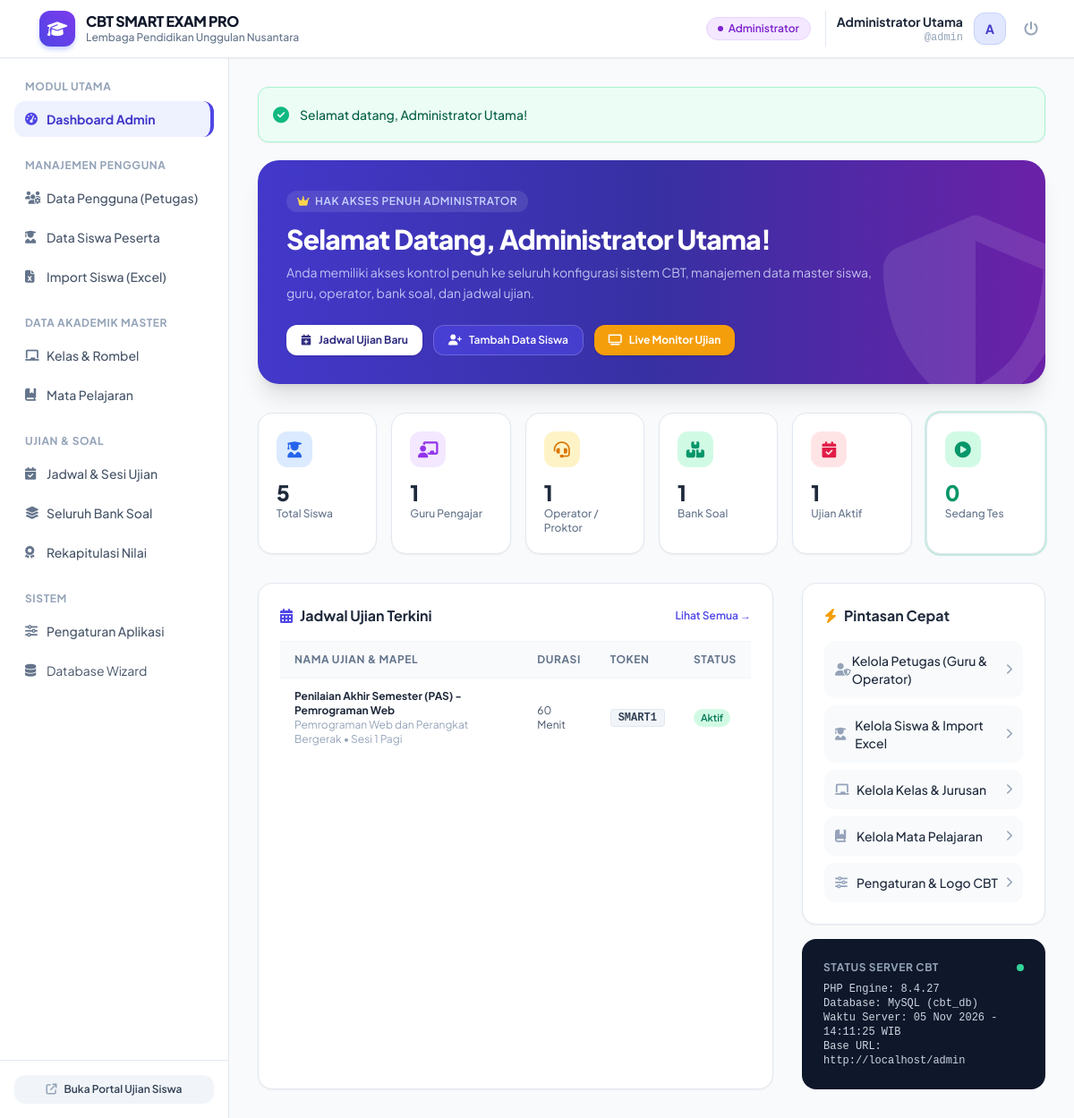
/admin/index.php (signed in), run on the app's committed database.
### tables this page shows
CREATE TABLE `exams` (
  `id` INT AUTO_INCREMENT PRIMARY KEY,
  `title` VARCHAR(200) NOT NULL,
  `bank_id` INT NOT NULL,
  `class_ids` TEXT NULL,  
  `session_name` VARCHAR(50) DEFAULT 'Sesi 1',
  `room` VARCHAR(50) DEFAULT 'Ruang 01',
  `start_time` DATETIME NOT NULL,
  `end_time` DATETIME NOT NULL,
  `duration_minutes` INT NOT NULL DEFAULT 60,
  `current_token` VARCHAR(10) DEFAULT 'ABCXYZ',
  `is_token_active` TINYINT(1) DEFAULT 1,
  `randomize_questions` TINYINT(1) DEFAULT 1,
  `randomize_options` TINYINT(1) DEFAULT 1,
  `show_results_immediately` TINYINT(1) DEFAULT 0,
  `anti_cheat_enabled` TINYINT(1) DEFAULT 1,
  `status` ENUM('draft', 'active', 'finished') DEFAULT 'active',
  `created_by` INT NOT NULL,
  `created_at` TIMESTAMP DEFAULT CURRENT_TIMESTAMP,
  FOREIGN KEY (`bank_id`) REFERENCES `question_banks`(`id`) ON DELETE CASCADE,
  FOREIGN KEY (`created_by`) REFERENCES `users`(`id`) ON DELETE CASCADE
);

CREATE TABLE `subjects` (
  `id` INT AUTO_INCREMENT PRIMARY KEY,
  `code` VARCHAR(30) NOT NULL UNIQUE,
  `name` VARCHAR(100) NOT NULL,
  `created_at` TIMESTAMP DEFAULT CURRENT_TIMESTAMP
);

### app/Auth.php (called while the page is built, shortened)
<?php
require_once __DIR__ . '/helpers.php';
class Auth {
    public static function check(): bool {
        return isset($_SESSION['user_id']) && $_SESSION['user_type'] === 'staff';
    }
    public static function user(): ?array {
        return [
            'id' => $_SESSION['user_id'],
            'username' => $_SESSION['username'],
            'full_name' => $_SESSION['full_name'],
            'role' => $_SESSION['role'],
        ];
    }
}

### admin/index.php (the view, shortened to what this page needs)
<?php
require_once __DIR__ . '/../app/helpers.php';
require_once __DIR__ . '/../app/Auth.php';
$pdo = Database::getConnection();
$totalStudents = $pdo->query("SELECT COUNT(*) FROM students")->fetchColumn() ?: 0;
$totalTeachers = $pdo->query("SELECT COUNT(*) FROM users WHERE role = 'guru'")->fetchColumn() ?: 0;
$totalOperators = $pdo->query("SELECT COUNT(*) FROM users WHERE role = 'operator'")->fetchColumn() ?: 0;
$totalBanks = $pdo->query("SELECT COUNT(*) FROM question_banks")->fetchColumn() ?: 0;
$activeExams = $pdo->query("SELECT COUNT(*) FROM exams WHERE status = 'active'")->fetchColumn() ?: 0;
$activeSessions = $pdo->query("SELECT COUNT(*) FROM exam_participations WHERE status = 'in_progress'")->fetchColumn() ?: 0;
$recentExams = $pdo->query("SELECT e.*, qb.title as bank_title, s.name as subject_name
                            FROM exams e
                            JOIN question_banks qb ON e.bank_id = qb.id
                            JOIN subjects s ON qb.subject_id = s.id
                            ORDER BY e.id DESC LIMIT 5")->fetchAll();
require_once __DIR__ . '/../includes/header.php';
?>
<div class="space-y-8">
    <div class="bg-gradient-to-r from-indigo-700 via-indigo-800 to-purple-800 rounded-3xl p-6 sm:p-8 text-white shadow-xl relative overflow-hidden">
        <div class="relative z-10 max-w-2xl">
            <span class="inline-flex items-center px-3 py-1 rounded-full bg-white/10 text-indigo-200 text-xs font-semibold uppercase tracking-wider mb-3">
                <i class="fa-solid fa-crown mr-1.5 text-amber-300"></i> Hak Akses Penuh Administrator
            </span>
            <h1 class="text-2xl sm:text-3xl font-black tracking-tight">Selamat Datang, <?= e($currentUser['full_name']) ?>!</h1>
            <p class="text-indigo-100/80 text-sm mt-2 leading-relaxed">
                Anda memiliki akses kontrol penuh ke seluruh konfigurasi sistem CBT, manajemen data master siswa, guru, operator, bank soal, dan jadwal ujian.
            </p>
            <div class="mt-6 flex flex-wrap gap-3">
                <a href="<?= BASE_URL ?>/admin/exams.php" class="inline-flex items-center px-4 py-2 bg-white text-indigo-900 font-bold rounded-xl text-xs hover:bg-indigo-50 transition shadow">
                    <i class="fa-solid fa-calendar-plus mr-2"></i> Jadwal Ujian Baru
                </a>
                <a href="<?= BASE_URL ?>/admin/students.php" class="inline-flex items-center px-4 py-2 bg-indigo-600/60 hover:bg-indigo-600 border border-white/20 text-white font-semibold rounded-xl text-xs transition">
                    <i class="fa-solid fa-user-plus mr-2"></i> Tambah Data Siswa
                </a>
                <a href="<?= BASE_URL ?>/operator/monitoring.php" class="inline-flex items-center px-4 py-2 bg-amber-500 hover:bg-amber-600 text-white font-bold rounded-xl text-xs transition shadow">
                    <i class="fa-solid fa-tv mr-2"></i> Live Monitor Ujian
                </a>
            </div>
        </div>
        <div class="absolute right-0 bottom-0 opacity-10 pointer-events-none transform translate-x-8 translate-y-8">
            <i class="fa-solid fa-shield-halved text-[220px]"></i>
        </div>
    </div>
    <div class="grid grid-cols-2 sm:grid-cols-3 lg:grid-cols-6 gap-4">
        <div class="bg-white p-5 rounded-2xl border border-slate-200 shadow-sm">
            <div class="w-10 h-10 rounded-xl bg-blue-100 text-blue-600 flex items-center justify-center text-lg mb-3">
                <i class="fa-solid fa-user-graduate"></i>
            </div>
            <div class="text-2xl font-black text-slate-800"><?= $totalStudents ?></div>
            <div class="text-xs text-slate-500 font-medium">Total Siswa</div>
        </div>
        <div class="bg-white p-5 rounded-2xl border border-slate-200 shadow-sm">
            <div class="w-10 h-10 rounded-xl bg-purple-100 text-purple-600 flex items-center justify-center text-lg mb-3">
                <i class="fa-solid fa-chalkboard-user"></i>
            </div>
            <div class="text-2xl font-black text-slate-800"><?= $totalTeachers ?></div>
            <div class="text-xs text-slate-500 font-medium">Guru Pengajar</div>
        </div>
        <div class="bg-white p-5 rounded-2xl border border-slate-200 shadow-sm">
            <div class="w-10 h-10 rounded-xl bg-amber-100 text-amber-600 flex items-center justify-center text-lg mb-3">
                <i class="fa-solid fa-headset"></i>
            </div>
            <div class="text-2xl font-black text-slate-800"><?= $totalOperators ?></div>
            <div class="text-xs text-slate-500 font-medium">Operator / Proktor</div>
        </div>
        <div class="bg-white p-5 rounded-2xl border border-slate-200 shadow-sm">
            <div class="w-10 h-10 rounded-xl bg-emerald-100 text-emerald-600 flex items-center justify-center text-lg mb-3">
                <i class="fa-solid fa-boxes-stacked"></i>
            </div>
            <div class="text-2xl font-black text-slate-800"><?= $totalBanks ?></div>
            <div class="text-xs text-slate-500 font-medium">Bank Soal</div>
        </div>
        <div class="bg-white p-5 rounded-2xl border border-slate-200 shadow-sm">
            <div class="w-10 h-10 rounded-xl bg-rose-100 text-rose-600 flex items-center justify-center text-lg mb-3">
                <i class="fa-solid fa-calendar-check"></i>
            </div>
            <div class="text-2xl font-black text-slate-800"><?= $activeExams ?></div>
            <div class="text-xs text-slate-500 font-medium">Ujian Aktif</div>
        </div>
        <div class="bg-white p-5 rounded-2xl border border-slate-200 shadow-sm ring-2 ring-emerald-500/20">
            <div class="w-10 h-10 rounded-xl bg-emerald-100 text-emerald-600 flex items-center justify-center text-lg mb-3">
                <i class="fa-solid fa-circle-play animate-pulse"></i>
            </div>
            <div class="text-2xl font-black text-emerald-600"><?= $activeSessions ?></div>
            <div class="text-xs text-slate-500 font-medium">Sedang Tes</div>
        </div>
    </div>
    <div class="grid grid-cols-1 lg:grid-cols-3 gap-8">
        <div class="lg:col-span-2 bg-white rounded-2xl border border-slate-200 shadow-sm p-6">
            <div class="flex items-center justify-between mb-4">
                <h2 class="text-base font-bold text-slate-800 flex items-center">
                    <i class="fa-solid fa-calendar-days text-indigo-600 mr-2"></i> Jadwal Ujian Terkini
                </h2>
                <a href="<?= BASE_URL ?>/admin/exams.php" class="text-xs font-semibold text-indigo-600 hover:text-indigo-800">Lihat Semua &rarr;</a>
            </div>
            <div class="overflow-x-auto">
                <table class="w-full text-left text-xs">
                    <thead>
                        <tr class="bg-slate-50 text-slate-500 uppercase tracking-wider font-semibold border-y border-slate-100">
                            <th class="py-3 px-4">Nama Ujian & Mapel</th>
                            <th class="py-3 px-4">Durasi</th>
                            <th class="py-3 px-4">Token</th>
                            <th class="py-3 px-4">Status</th>
                        </tr>
                    </thead>
                    <tbody class="divide-y divide-slate-100">
                        <?php if (empty($recentExams)): ?>
                            <tr>
                                <td colspan="4" class="py-8 text-center text-slate-400">Belum ada jadwal ujian yang dibuat.</td>
                            </tr>
                        <?php else: ?>
                            <?php foreach ($recentExams as $ex): ?>
                                <tr class="hover:bg-slate-50/80 transition">
                                    <td class="py-3 px-4">
                                        <div class="font-bold text-slate-800"><?= e($ex['title']) ?></div>
                                        <div class="text-slate-400"><?= e($ex['subject_name']) ?> &bull; <?= e($ex['session_name']) ?></div>
                                    </td>
                                    <td class="py-3 px-4 text-slate-600">
                                        <?= $ex['duration_minutes'] ?> Menit
                                    </td>
                                    <td class="py-3 px-4">
                                        <span class="font-mono font-bold px-2 py-0.5 rounded bg-slate-100 text-slate-700 border border-slate-200">
                                            <?= e($ex['current_token']) ?>
                                        </span>
                                    </td>
                                    <td class="py-3 px-4">
                                        <?php if ($ex['status'] === 'active'): ?>
                                            <span class="inline-flex items-center px-2 py-0.5 rounded-full text-[11px] font-semibold bg-emerald-100 text-emerald-700">Aktif</span>
                                        <?php elseif ($ex['status'] === 'finished'): ?>
                                            <span class="inline-flex items-center px-2 py-0.5 rounded-full text-[11px] font-semibold bg-slate-100 text-slate-700">Selesai</span>
                                        <?php else: ?>
                                            <span class="inline-flex items-center px-2 py-0.5 rounded-full text-[11px] font-semibold bg-amber-100 text-amber-700">Draft</span>
                                        <?php endif; ?>
                                    </td>
                                </tr>
                            <?php endforeach; ?>
                        <?php endif; ?>
                    </tbody>
                </table>
            </div>
        </div>
        <div class="space-y-4">
            <div class="bg-white rounded-2xl border border-slate-200 shadow-sm p-6">
                <h2 class="text-base font-bold text-slate-800 mb-4 flex items-center">
                    <i class="fa-solid fa-bolt text-amber-500 mr-2"></i> Pintasan Cepat
                </h2>
                <div class="space-y-2 text-sm">
                    <a href="<?= BASE_URL ?>/admin/users.php" class="flex items-center justify-between p-3 rounded-xl bg-slate-50 hover:bg-indigo-50 hover:text-indigo-700 transition font-medium group">
                        <span class="flex items-center"><i class="fa-solid fa-user-shield w-6 text-slate-400 group-hover:text-indigo-600"></i> Kelola Petugas (Guru & Operator)</span>
                        <i class="fa-solid fa-chevron-right text-xs text-slate-400"></i>
                    </a>
                    <a href="<?= BASE_URL ?>/admin/students.php" class="flex items-center justify-between p-3 rounded-xl bg-slate-50 hover:bg-indigo-50 hover:text-indigo-700 transition font-medium group">
                        <span class="flex items-center"><i class="fa-solid fa-user-graduate w-6 text-slate-400 group-hover:text-indigo-600"></i> Kelola Siswa & Import Excel</span>
                        <i class="fa-solid fa-chevron-right text-xs text-slate-400"></i>
                    </a>
                    <a href="<?= BASE_URL ?>/admin/classes.php" class="flex items-center justify-between p-3 rounded-xl bg-slate-50 hover:bg-indigo-50 hover:text-indigo-700 transition font-medium group">
                        <span class="flex items-center"><i class="fa-solid fa-chalkboard w-6 text-slate-400 group-hover:text-indigo-600"></i> Kelola Kelas & Jurusan</span>
                        <i class="fa-solid fa-chevron-right text-xs text-slate-400"></i>
                    </a>
                    <a href="<?= BASE_URL ?>/admin/subjects.php" class="flex items-center justify-between p-3 rounded-xl bg-slate-50 hover:bg-indigo-50 hover:text-indigo-700 transition font-medium group">
                        <span class="flex items-center"><i class="fa-solid fa-book-bookmark w-6 text-slate-400 group-hover:text-indigo-600"></i> Kelola Mata Pelajaran</span>
                        <i class="fa-solid fa-chevron-right text-xs text-slate-400"></i>
                    </a>
                    <a href="<?= BASE_URL ?>/admin/settings.php" class="flex items-center justify-between p-3 rounded-xl bg-slate-50 hover:bg-indigo-50 hover:text-indigo-700 transition font-medium group">
                        <span class="flex items-center"><i class="fa-solid fa-sliders w-6 text-slate-400 group-hover:text-indigo-600"></i> Pengaturan & Logo CBT</span>
                        <i class="fa-solid fa-chevron-right text-xs text-slate-400"></i>
                    </a>
                </div>
            </div>
            <div class="bg-slate-900 rounded-2xl p-6 text-white text-xs space-y-2">
                <div class="font-bold uppercase tracking-wider text-slate-400 flex items-center justify-between">
                    <span>Status Server CBT</span>
                    <span class="w-2 h-2 rounded-full bg-emerald-400"></span>
                </div>
                <div class="font-mono text-slate-300">
                    <div>PHP Engine: <?= phpversion() ?></div>
                    <div>Database: MySQL (cbt_db)</div>
                    <div>Waktu Server: <?= date('d M Y - H:i:s') ?> WIB</div>
                    <div>Base URL: <?= BASE_URL ?></div>
                </div>
            </div>
        </div>
    </div>
</div>
<?php require_once __DIR__ . '/../includes/footer.php'; ?>

### includes/header.php (style rules this page uses)
body { font-family: 'Plus Jakarta Sans', sans-serif; }

### data on the page
exams: title "Penilaian Akhir Semester (PAS) - Pemrograman Web", subjects.name "Pemrograman Web dan Perangkat Bergerak", session_name "Sesi 1 Pagi", duration_minutes "60", current_token "SMART1", status "Aktif"

### other printed values
$appTitle "CBT SMART EXAM PRO"
$schoolName "Lembaga Pendidikan Unggulan Nusantara"
$badge['label'] "Administrator"
$currentUser['full_name'] "Administrator Utama"
$currentUser['username'] "admin"
substr($currentUser['full_name'] ?? 'U', 0, 1) "A"
$flash['message'] "Selamat datang, Administrator Utama!"
$totalStudents "5"
$totalTeachers "1"
$totalOperators "1"
$totalBanks "1"
$activeExams "1"
$activeSessions "0"
phpversion() "8.4.27"
BASE_URL "http://localhost/admin"
